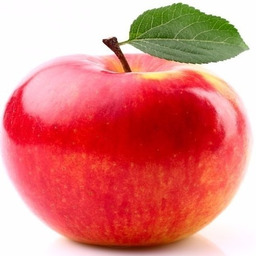
#> input picture Sesion-08/Reto03/manzana.jpg, 256 x 256 px
$ jupyter execute Reto03.ipynb
#> lines starting #> are read from the running program, lines starting #| are printed output that depends on the picture
# Reto 03
***Dr. Antonio Arista Jalife***

Crea un descriptor de color utilizando tres histogramas. Pruebalo con tres imágenes de manzanas y tres de bananas. Los descriptores de manzanas deben ser similares entre si, al igual que los descriptores de bananas.

Para ver si son similares, grafica con plt.bar() y con plt.ylim(0,500).

[cell 1]
import cv2
import numpy as np
from matplotlib import pyplot as plt

def abrirImagen(ruta, mostrar = False):
#> called with ruta = 'manzana.jpg', mostrar = True
    imageOpenCV = cv2.imread(ruta, cv2.IMREAD_COLOR)
#> imageOpenCV is the input picture: shape (256, 256, 3); mean B, G, R 124.9, 129.3, 223.2
    imagen = cv2.cvtColor(imageOpenCV, cv2.COLOR_BGR2RGB)
    if(mostrar):
        plt.figure(figsize=(7,7))
        plt.imshow(imagen)
        plt.show()
    return imagen

[cell 2]
imgManzana1 = abrirImagen("manzana.jpg", mostrar = True)
imgManzana2 = abrirImagen("manzana2.jpg", mostrar = True)
#> call 2 of abrirImagen, with ruta = 'manzana2.jpg', mostrar = True
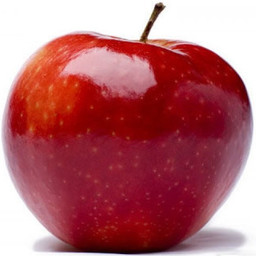
#> input picture Sesion-08/Reto03/manzana2.jpg, 256 x 256 px
#> in abrirImagen, imageOpenCV is the input picture: shape (256, 256, 3); mean B, G, R 111.5, 104.6, 179.6
imgManzana3 = abrirImagen("manzana3.jpg", mostrar = True)
#> call 3 of abrirImagen, with ruta = 'manzana3.jpg', mostrar = True
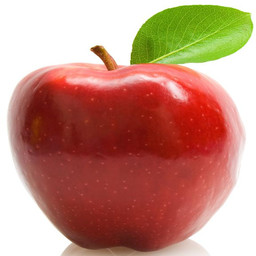
#> input picture Sesion-08/Reto03/manzana3.jpg, 256 x 256 px
#> in abrirImagen, imageOpenCV is the input picture: shape (256, 256, 3); mean B, G, R 124.3, 141.6, 192.8

[cell 3]
imgBanana1 = abrirImagen("banana.jpg", mostrar = True)
#> call 4 of abrirImagen, with ruta = 'banana.jpg', mostrar = True
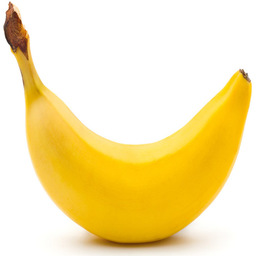
#> input picture Sesion-08/Reto03/banana.jpg, 256 x 256 px
#> in abrirImagen, imageOpenCV is the input picture: shape (256, 256, 3); mean B, G, R 170.5, 228.6, 247.8
imgBanana2 = abrirImagen("banana2.jpg", mostrar = True)
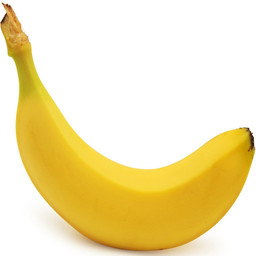
#> input picture Sesion-08/Reto03/banana2.jpg, 256 x 256 px
#> in abrirImagen, imageOpenCV is the input picture: shape (256, 256, 3); mean B, G, R 180, 228.6, 243.6
imgBanana3 = abrirImagen("banana3.jpg", mostrar = True)
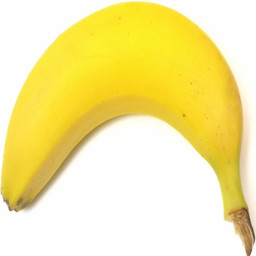
#> input picture Sesion-08/Reto03/banana3.jpg, 256 x 256 px
#> in abrirImagen, imageOpenCV is the input picture: shape (256, 256, 3); mean B, G, R 158.7, 233.7, 247.1

[cell 4]
def crearHistograma(imagen):
    histograma = np.zeros((256))
    imgEnArray = np.ravel(imagen)
#> imagen: shape (256, 256)
    for counter in range(0, len(imgEnArray)):
        histograma[int(imgEnArray[counter])]+=1
#> after the loop, histograma = 256 values, max 13605 at index 254, min 0 at index 0, mean 256
    return histograma

[cell 5]
def crearDescriptor(imagen):
    histogramaRojo = crearHistograma(imagen[:,:,0])
#> histogramaRojo has the same summary as histograma in crearHistograma
    histogramaVerde = crearHistograma(imagen[:,:,1])
#> histogramaVerde = 256 values, max 11455 at index 254, min 56 at index 221, mean 256
    histogramaAzul = crearHistograma(imagen[:,:,2])
#> histogramaAzul = 256 values, max 11322 at index 254, min 39 at index 225, mean 256
    descriptor = np.concatenate([histogramaRojo, histogramaVerde, histogramaAzul])
#> descriptor = 768 values, max 13605 at index 254, min 0 at index 0, mean 256
    print(descriptor.shape)
#| (768,)
    return descriptor

[cell 6]
descriptorManzana1 = crearDescriptor(imgManzana1)
#> descriptorManzana1 has the same summary as descriptor in crearDescriptor
plt.ylim(0,500)
plt.bar(np.arange(len(descriptorManzana1)),descriptorManzana1, color='red')
plt.show()
#> figure, not shown here; tallest bar 13605 high, from x = 253.6 to 254.4

descriptorManzana2 = crearDescriptor(imgManzana2)
#| (768,)
#> descriptorManzana2 = 768 values, max 11467 at index 767, min 0 at index 0, mean 256
plt.ylim(0,500)
plt.bar(np.arange(len(descriptorManzana2)),descriptorManzana2, color='red')
plt.show()
#> figure, not shown here; tallest bar 11467 high, from x = 766.6 to 767.4

descriptorManzana3 = crearDescriptor(imgManzana3)
#| (768,)
#> descriptorManzana3 = 768 values, max 18921 at index 255, min 0 at index 0, mean 256
plt.ylim(0,500)
plt.bar(np.arange(len(descriptorManzana3)),descriptorManzana3, color='red')
plt.show()
#> figure, not shown here; tallest bar 18921 high, from x = 254.6 to 255.4

[cell 7]
descriptorBanana1 = crearDescriptor(imgBanana1)
#| (768,)
#> descriptorBanana1 = 768 values, max 37823 at index 255, min 0 at index 0, mean 256
plt.ylim(0,500)
plt.bar(np.arange(len(descriptorManzana1)),descriptorBanana1, color='orange')
plt.show()
#> figure, not shown here; tallest bar 37823 high, from x = 254.6 to 255.4

descriptorBanana2 = crearDescriptor(imgBanana2)
#> in crearHistograma (call 15), `imgEnArray = np.ravel(imagen)`:
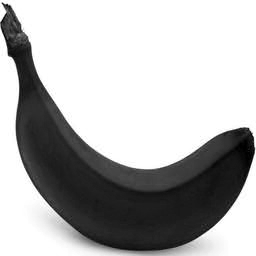
#> imagen: shape (256, 256); min 0, max 255, mean 180
#> after the loop in crearHistograma (call 15), `for counter in range(0, len(imgEnArray)):`: histograma = 256 values, max 37737 at index 255, min 2 at index 104, mean 256
#| (768,)
#> descriptorBanana2 = 768 values, max 37950 at index 255, min 0 at index 0, mean 256
plt.ylim(0,500)
plt.bar(np.arange(len(descriptorBanana2)),descriptorBanana2, color='orange')
plt.show()
#> figure, not shown here; tallest bar 37950 high, from x = 254.6 to 255.4

descriptorBanana3 = crearDescriptor(imgBanana3)
#> in crearHistograma (call 16), `imgEnArray = np.ravel(imagen)`:
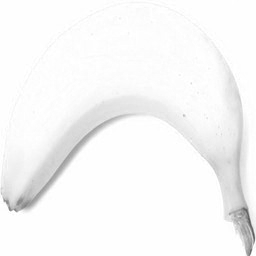
#> imagen: shape (256, 256); min 89, max 255, mean 247.1
#> after the loop in crearHistograma (call 16), `for counter in range(0, len(imgEnArray)):`: histograma = 256 values, max 32481 at index 254, min 0 at index 0, mean 256
#> in crearHistograma (call 17), `imgEnArray = np.ravel(imagen)`:
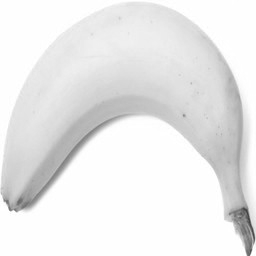
#> imagen: shape (256, 256); min 64, max 255, mean 233.7
#> after the loop in crearHistograma (call 17), `for counter in range(0, len(imgEnArray)):`: histograma = 256 values, max 29460 at index 254, min 0 at index 0, mean 256
#> in crearHistograma (call 18), `imgEnArray = np.ravel(imagen)`:
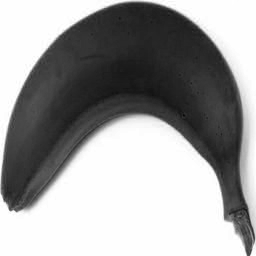
#> imagen: shape (256, 256); min 8, max 255, mean 158.7
#> after the loop in crearHistograma (call 18), `for counter in range(0, len(imgEnArray)):`: histograma = 256 values, max 27332 at index 254, min 0 at index 0, mean 256
#| (768,)
#> descriptorBanana3 = 768 values, max 32481 at index 254, min 0 at index 0, mean 256
plt.ylim(0,500)
plt.bar(np.arange(len(descriptorBanana3)),descriptorBanana3, color='orange')
plt.show()
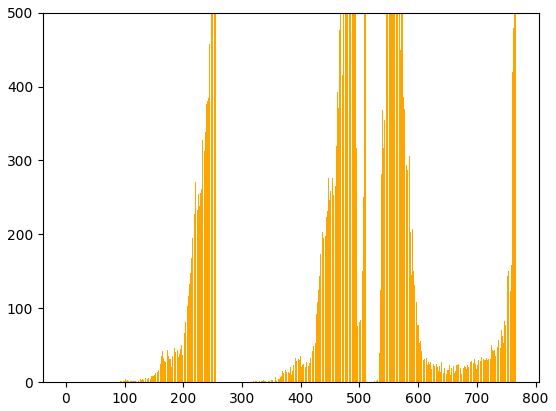
#> figure drawn by matplotlib, 1 panel; tallest bar 32481 high, from x = 253.6 to 254.4
